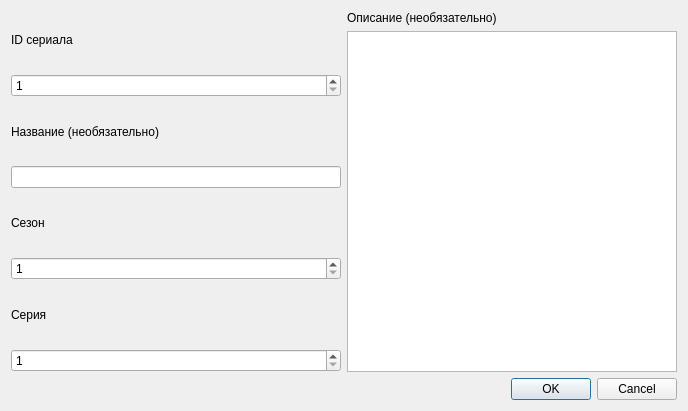
<?xml version="1.0" encoding="UTF-8"?>
<ui version="4.0">
 <class>CreateEpisodeDialog</class>
 <widget class="QDialog" name="CreateEpisodeDialog">
  <property name="geometry">
   <rect>
    <x>0</x>
    <y>0</y>
    <width>688</width>
    <height>411</height>
   </rect>
  </property>
  <property name="windowTitle">
   <string>Dialog</string>
  </property>
  <layout class="QGridLayout" name="gridLayout">
   <item row="0" column="0">
    <layout class="QVBoxLayout" name="verticalLayout">
     <item>
      <widget class="QLabel" name="label_5">
       <property name="text">
        <string>ID сериала</string>
       </property>
      </widget>
     </item>
     <item>
      <widget class="QSpinBox" name="showSpin">
       <property name="minimum">
        <number>1</number>
       </property>
       <property name="maximum">
        <number>1000000</number>
       </property>
      </widget>
     </item>
     <item>
      <widget class="QLabel" name="label_2">
       <property name="text">
        <string>Название (необязательно)</string>
       </property>
      </widget>
     </item>
     <item>
      <widget class="QLineEdit" name="nameEdit"/>
     </item>
     <item>
      <widget class="QLabel" name="label_3">
       <property name="text">
        <string>Сезон</string>
       </property>
      </widget>
     </item>
     <item>
      <widget class="QSpinBox" name="seasonSpin">
       <property name="minimum">
        <number>1</number>
       </property>
       <property name="maximum">
        <number>1000</number>
       </property>
      </widget>
     </item>
     <item>
      <widget class="QLabel" name="label_4">
       <property name="text">
        <string>Серия</string>
       </property>
      </widget>
     </item>
     <item>
      <widget class="QSpinBox" name="seriesSpin">
       <property name="minimum">
        <number>1</number>
       </property>
       <property name="maximum">
        <number>10000</number>
       </property>
      </widget>
     </item>
    </layout>
   </item>
   <item row="0" column="1">
    <layout class="QVBoxLayout" name="verticalLayout_2">
     <item>
      <widget class="QLabel" name="label">
       <property name="text">
        <string>Описание (необязательно)</string>
       </property>
      </widget>
     </item>
     <item>
      <widget class="QTextEdit" name="textEdit"/>
     </item>
    </layout>
   </item>
   <item row="1" column="1">
    <widget class="QDialogButtonBox" name="buttonBox">
     <property name="orientation">
      <enum>Qt::Horizontal</enum>
     </property>
     <property name="standardButtons">
      <set>QDialogButtonBox::Cancel|QDialogButtonBox::Ok</set>
     </property>
    </widget>
   </item>
  </layout>
 </widget>
 <resources/>
 <connections>
  <connection>
   <sender>buttonBox</sender>
   <signal>accepted()</signal>
   <receiver>CreateEpisodeDialog</receiver>
   <slot>accept()</slot>
   <hints>
    <hint type="sourcelabel">
     <x>248</x>
     <y>254</y>
    </hint>
    <hint type="destinationlabel">
     <x>157</x>
     <y>274</y>
    </hint>
   </hints>
  </connection>
  <connection>
   <sender>buttonBox</sender>
   <signal>rejected()</signal>
   <receiver>CreateEpisodeDialog</receiver>
   <slot>reject()</slot>
   <hints>
    <hint type="sourcelabel">
     <x>316</x>
     <y>260</y>
    </hint>
    <hint type="destinationlabel">
     <x>286</x>
     <y>274</y>
    </hint>
   </hints>
  </connection>
 </connections>
</ui>
